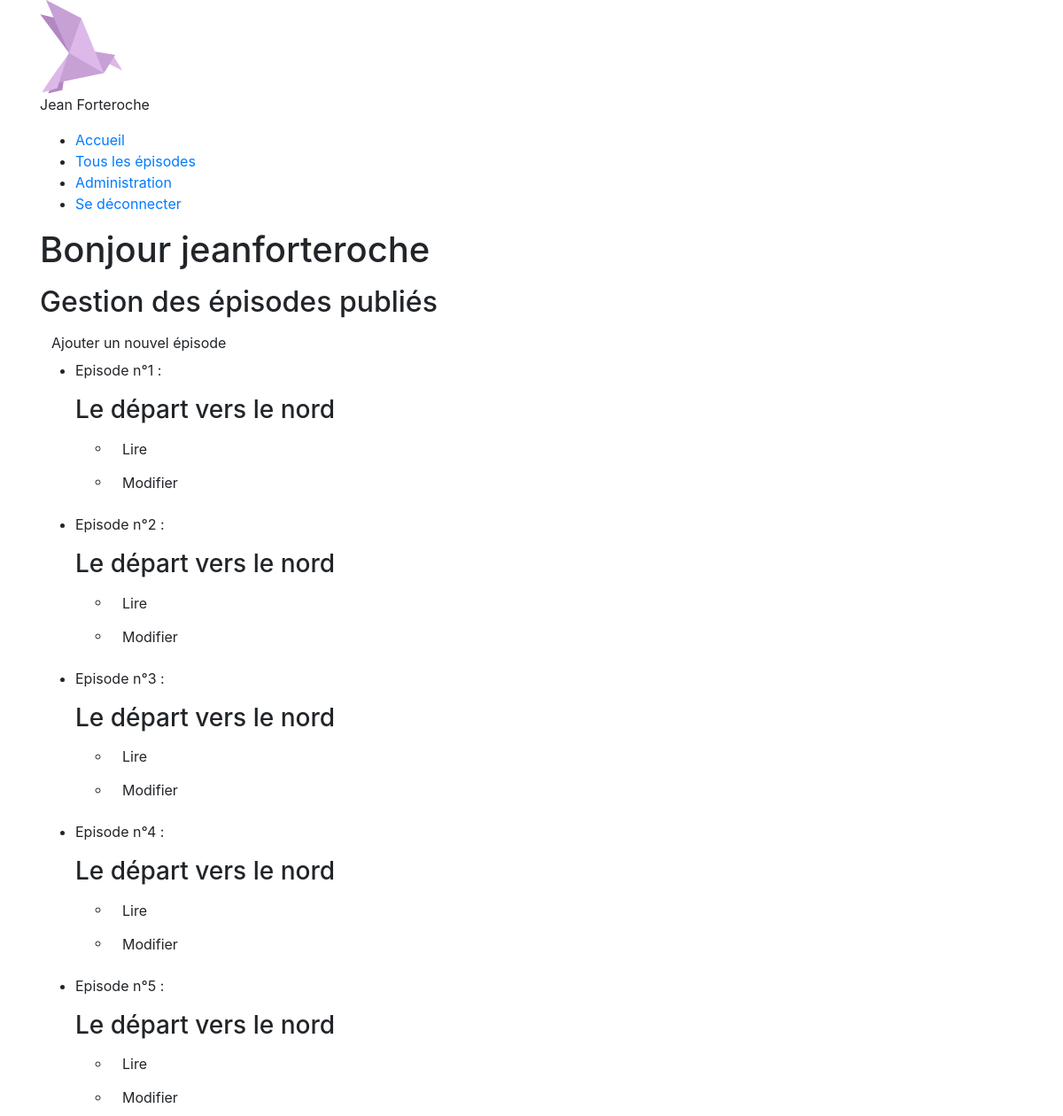
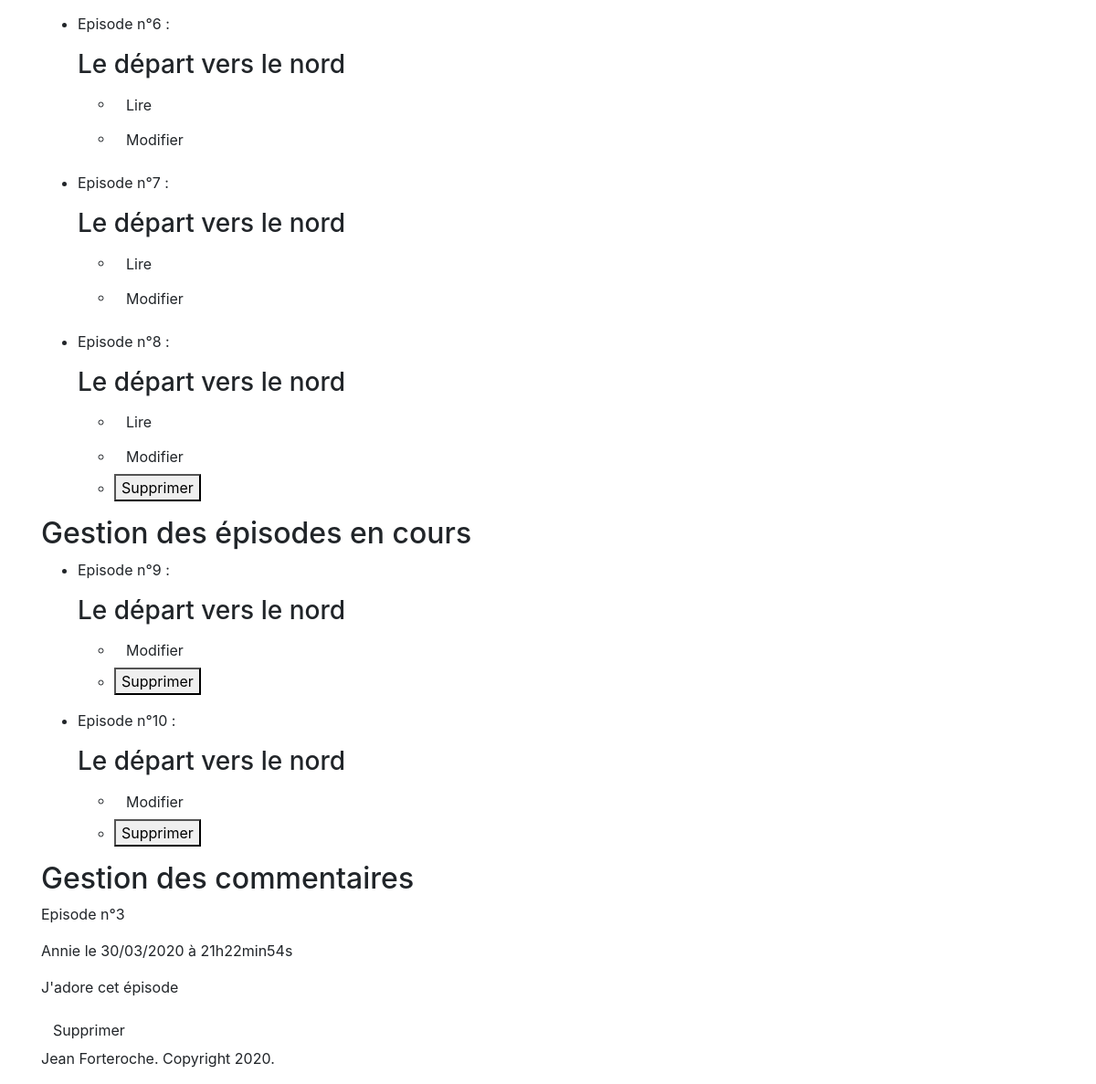
Screenshot of /admin.php (signed in) with the database file from the repository (2 pictures, top to bottom).
### tables this page shows
CREATE TABLE `episodes` (
  `id` int(11) NOT NULL,
  `episode_number` int(11) NOT NULL,
  `episode_title` varchar(255) NOT NULL,
  `episode_content` text NOT NULL,
  `episode_status` varchar(255) NOT NULL
);

CREATE TABLE `comments` (
  `id` int(11) NOT NULL,
  `id_episode` int(11) NOT NULL,
  `author` varchar(255) NOT NULL,
  `comment` text NOT NULL,
  `date_comment` datetime NOT NULL
);

### admin.php (the view, shortened to what this page needs)
<!DOCTYPE html>
<html lang="fr">
	<head>
        <link rel="stylesheet" href="style.css" />
        <link rel="stylesheet" href="https://stackpath.bootstrapcdn.com/bootstrap/4.4.1/css/bootstrap.min.css">
    </head>
    <body>
        <div class="container">
            <?php include("header.php");?>
            <section id="admin-episodes">
                <h1>Bonjour <?php echo htmlspecialchars($_SESSION['pseudo']);?></p></h1>
                <h2>Gestion des épisodes publiés</h2>
                <a href="write.php" class="btn btn__CTA">Ajouter un nouvel épisode</a>
                <?php
                    try
                    {
                    $bdd = new PDO('mysql:host=localhost;dbname=novel;charset=utf8', 'root', 'root', array(PDO::ATTR_ERRMODE => PDO::ERRMODE_EXCEPTION));
                    }
                    catch(Exception $e)
                    {
                    die('Erreur : '.$e->getMessage());
                    }
                    $req = $bdd->query('SELECT episode_number, episode_title FROM episodes WHERE episode_status = "published" ORDER BY episode_number');
                    $count = $bdd->query('SELECT COUNT(*) AS numberEpisodesPublished FROM episodes WHERE episode_status = "published"');
                    $episode_published = $count->fetch();
                    $count_episode_published = intval($episode_published['numberEpisodesPublished']);
                    while ($episode_all = $req->fetch())
                    {
                        ?>
                        <ul>
                            <li>
                                <article>
                                    <p>Episode n°<?php echo htmlspecialchars($episode_all['episode_number']); ?> :</p>
                                    <h3><?php echo htmlspecialchars($episode_all['episode_title']); ?></h3>
                                    <ul>
                                        <li><a href="episode.php?number=<?php echo htmlspecialchars($episode_all['episode_number']); ?>" class="btn btn__admin">Lire</a></li>
                                        <li><a href="update.php?number=<?php echo htmlspecialchars($episode_all['episode_number']); ?>" class="btn btn__admin">Modifier</a></li>
                                        <?php
                                        if($episode_all['episode_number'] == $count_episode_published) {
                                        ?>
                                        <li><button type="button" data-toggle="modal" data-target="#Modal">Supprimer</button></li>
                                        <?php
                                        }
                                        ?>
                                    </ul>
                                </article>
                            </li>
                        </ul>
                        <?php
                    }
                ?>
                <h2>Gestion des épisodes en cours</h2>
                <?php
                    $req = $bdd->query('SELECT episode_number, episode_title FROM episodes WHERE episode_status = "inprogress" ORDER BY episode_number');
                    while ($episode_all = $req->fetch())
                    {
                        ?>
                        <ul>
                            <li>
                                <article>
                                    <p>Episode n°<?php echo htmlspecialchars($episode_all['episode_number']); ?> :</p>
                                    <h3><?php echo htmlspecialchars($episode_all['episode_title']); ?></h3>
                                    <ul>
                                        <li><a href="update.php?number=<?php echo htmlspecialchars($episode_all['episode_number']); ?>" class="btn btn__admin">Modifier</a></li>
                                        <li><button type="button" data-toggle="modal" data-target="#Modal">Supprimer</button></li>
                                    </ul>
                                </article>
                            </li>
                        </ul>
                        <?php
                    }
                ?>
                <h2>Gestion des commentaires</h2>
                <?php
                    $comment= $bdd->query('SELECT id, id_episode, author, comment, DATE_FORMAT(date_comment, \'%d/%m/%Y à %Hh%imin%ss\') AS date_comment_fr FROM comments ORDER BY date_comment');
                        while ($comment_data = $comment->fetch()){
                            if(isset($comment_data)) {
                            ?>
                                <p>Episode n°<?php echo htmlspecialchars($comment_data['id_episode']); ?>
                                <p><?php echo htmlspecialchars($comment_data['author']); ?> le <?php echo $comment_data['date_comment_fr']; ?></p>
                                <p><?php echo nl2br(htmlspecialchars($comment_data['comment'])); ?></p>
                                <a href="delete_comment.php?number=<?php echo htmlspecialchars($comment_data['id']); ?>" class="btn btn__admin">Supprimer</a>
                            <?php
                            }
                        }
                ?>
            </section>
            <?php include("footer.php"); ?>
        </div>
    </body>

### rows the page displays
episodes: episode_number "1", episode_title "Le départ vers le nord"
episodes: episode_number "2", episode_title "Le départ vers le nord"
episodes: episode_number "3", episode_title "Le départ vers le nord"
episodes: episode_number "4", episode_title "Le départ vers le nord"
episodes: episode_number "5", episode_title "Le départ vers le nord"
episodes: episode_number "6", episode_title "Le départ vers le nord"
episodes: episode_number "7", episode_title "Le départ vers le nord"
episodes: episode_number "8", episode_title "Le départ vers le nord", shows "Supprimer"
episodes: episode_number "9", episode_title "Le départ vers le nord"
episodes: episode_number "10", episode_title "Le départ vers le nord"
comments: id_episode "3", author "Annie", date_comment_fr "30/03/2020 à 21h22min54s", comment "J'adore cet épisode"

### other values shown
$_SESSION['pseudo'] "jeanforteroche"
